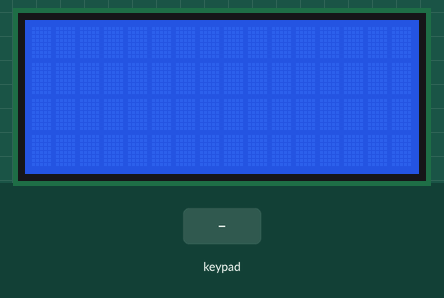
This sketch was run on a simulated Arduino Uno, built with avr-gcc and run on an emulated ATmega328P. On the bench: 16×4 character LCD. Inputs (shaded band) come from the test bench. What the sketch prints to the serial monitor is not drawn.

Above: at 1.2 s.
1.3 s: keypad keys 6 7 8 9 # pressed 0.4 s apart
At 4.3 s:
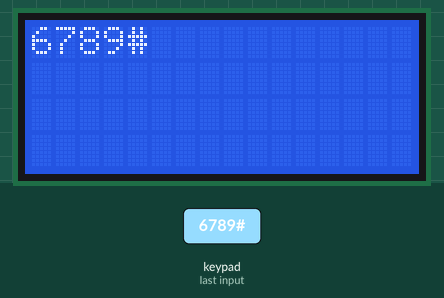
4.8 s: key '*' pressed
6.3 s: key 'D' pressed
At 7.0 s:
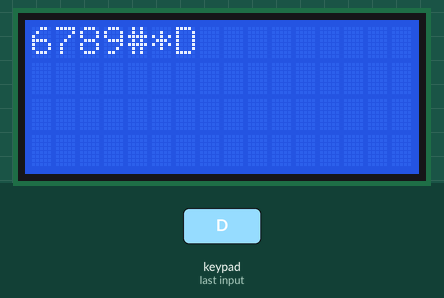
7.8 s: keypad keys 6 7 8 9 A pressed 0.4 s apart
At 10.6 s:
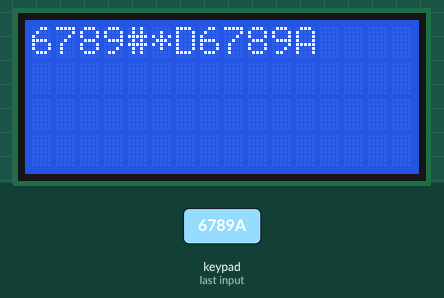
11.3 s: key 'C' pressed
12.8 s: key 'B' pressed
At 14.2 s:
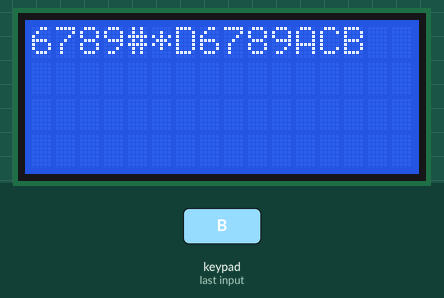
Timing chart, 0 to 15.3 s (numbered marks = the images above; inputs shaded):
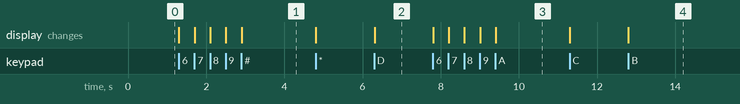

Measured:
- after the input at 1.3 s, the display: first changes at once (image 1 shows a later state)
- after the input at 6.3 s, the display: changes at once (image 2)
- after the input at 7.8 s, the display: first changes at once (image 3 shows a later state)
- after the input at 12.8 s, the display: changes at once (image 4)

The sketch:

Keypad_testing.ino
```cpp
#include "RTClib.h"

#include <Wire.h>
#include <Keypad.h>
#include <LiquidCrystal.h>
LiquidCrystal lcd(A0,A1,A2,A3,A4,A5);

const int ROW_NUM = 4; //four rows
const int COLUMN_NUM = 4; //three columns
int geneme;
char keys[ROW_NUM][COLUMN_NUM] = {
  {'*', '0', '#','D'},
  {'7', '8', '9','C'},
  {'4', '5', '6','B'},
  {'1', '2', '3','A'}
};

byte pin_rows[ROW_NUM] = {6,7,8,9};   //connect to the row pinouts of the keypad
byte pin_column[COLUMN_NUM] = {5,4,3,2}; //connect to the column pinouts of the keypad

Keypad keypad = Keypad( makeKeymap(keys), pin_rows, pin_column, ROW_NUM, COLUMN_NUM );


void setup() {
   Serial.begin(9600);
   lcd.begin(16,4);
}

void loop(){
keyss();
}

void keyss(){
 char key = keypad.getKey();
  if (key) {
    lcd.print(key);
    Serial.println(key);
}}
```
